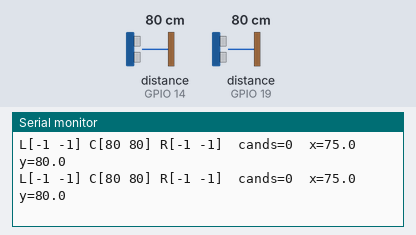
A program run on a simulated ESP32. Parts: the last lines printed to the serial monitor. Wiring (inferred from the names in the program): 2 × ultrasonic range finder: trigger GPIO 12, echo GPIO 14 / trigger GPIO 18, echo GPIO 19. The inputs (shaded band) are chosen by the test bench; at power-on: distance to the obstacle (sensors on GPIO 14, GPIO 19) 80 cm. The echo pulse lasts 58.3 µs per cm.

Above: at 1.3 s.
1.4 s: distance to the obstacle (sensor on GPIO 14) set to 4 cm
At 1.93 s:
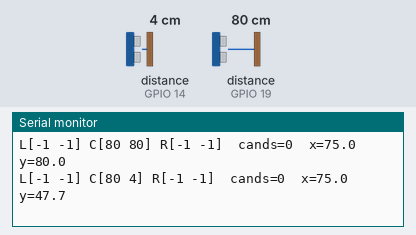
2.9 s: distance to the obstacle (sensor on GPIO 14) set to 2 cm
At 3.53 s:
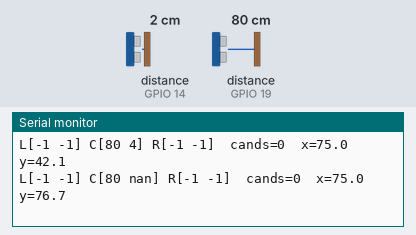
5.1 s: distance to the obstacle (sensor on GPIO 19) set to 4 cm
At 5.13 s:
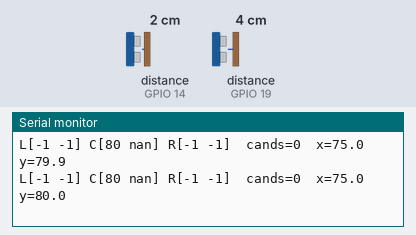
6.6 s: distance to the obstacle (sensor on GPIO 19) set to 2 cm
At 7.19 s:
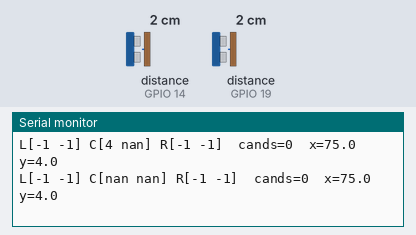

The program:

main.cpp
```cpp
#include <Arduino.h>
#include <WiFi.h>
#include <esp_now.h>
#include "esp_wifi.h"

const char* ssid = "ESP32_G34";
const char* password = "123456789";
const int WIFI_CHANNEL = 6;

uint8_t leftMac[]  = {0xE0, 0x5A, 0x1B, 0x1F, 0xD9, 0x20}; // Update with your Left ESP MAC
uint8_t rightMac[] = {0x00, 0x70, 0x07, 0x7C, 0x8B, 0x04}; // Update with your Right ESP MAC

WiFiServer Server(80);
WiFiClient client;

// ----------------------------- Geometry & Angles -----------------------------
const float BASELINE_CM = 150.0f;
const float CENTRE_X    = BASELINE_CM / 2.0f;
const float SENSOR_PITCH_CM = 10.0f;

const int NUM_UNITS = 3;                          // 0 = left, 1 = centre, 2 = right
const int SENSORS_PER_UNIT = 2;
const int TOTAL_SENSORS = NUM_UNITS * SENSORS_PER_UNIT;

// Sensor X positions along the front baseline (Y = 0)
const float SENSOR_X[TOTAL_SENSORS] = {
  0.0f,                           0.0f + SENSOR_PITCH_CM,                  // left unit (Outer, Inner)
  CENTRE_X - SENSOR_PITCH_CM / 2, CENTRE_X + SENSOR_PITCH_CM / 2,          // centre unit (s0, s1)
  BASELINE_CM - SENSOR_PITCH_CM,  BASELINE_CM                              // right unit (Inner, Outer)
};

// Sensor pointing angles (degrees counter-clockwise from +X axis) relative to player
const float SENSOR_ANGLE_DEG[TOTAL_SENSORS] = {
  90.0f,  // Left Outer: straight out
  45.0f,  // Left Inner: angled toward center
  90.0f,  // Centre s0: straight out
  90.0f,  // Centre s1: straight out
  135.0f, // Right Inner: angled toward center
  90.0f   // Right Outer: straight out
};

const int UNIT_OF[TOTAL_SENSORS] = {0, 0, 1, 1, 2, 2};

// Local sensors (Centre unit)
const int TRIG_PINS[SENSORS_PER_UNIT] = {18, 12};
const int ECHO_PINS[SENSORS_PER_UNIT] = {19, 14};

const float MIN_VALID_CM = 3.0f;
const float MAX_VALID_CM = 250.0f;
const unsigned long ECHO_TIMEOUT_US = 15000;
const unsigned long SENSOR_GAP_MS = 5;

const uint8_t FILTER_WINDOW = 5;
const uint8_t FILTER_MIN_VALID = 3;

const unsigned long REMOTE_TIMEOUT_MS = 400;
const unsigned long HOLD_MS = 300;
const float CLUSTER_CM = 25.0f;
const float MAX_JUMP_CM = 50.0f;
const uint8_t RELOCK_CYCLES = 3;

const float ALPHA_MIN = 0.3f;
const float ALPHA_GAIN = 0.02f;
const float ALPHA_MAX = 0.85f;

const bool DEBUG_PRINT = true;
const unsigned long DEBUG_INTERVAL_MS = 250;

// ESP-NOW payloads
typedef struct SensorMessage {
  float dist[SENSORS_PER_UNIT];
} SensorMessage;

typedef struct CommandMessage {
  uint8_t command;
} CommandMessage;

portMUX_TYPE remoteMux = portMUX_INITIALIZER_UNLOCKED;
float remoteDist[2][SENSORS_PER_UNIT] = {{-1.0f, -1.0f}, {-1.0f, -1.0f}};
unsigned long lastRemoteUpdateMs[2] = {0, 0};
volatile bool remoteDataReady[2] = {false, false};

void dataRecv(const uint8_t *mac_addr, const uint8_t *incomingData, int len) {
  int slot = -1;
  if (memcmp(mac_addr, leftMac, 6) == 0) slot = 0;
  else if (memcmp(mac_addr, rightMac, 6) == 0) slot = 1;
  else return;
  if (len != (int)sizeof(SensorMessage)) return;

  SensorMessage m;
  memcpy(&m, incomingData, sizeof(m));

  portENTER_CRITICAL(&remoteMux);
  memcpy(remoteDist[slot], m.dist, sizeof(m.dist));
  lastRemoteUpdateMs[slot] = millis();
  remoteDataReady[slot] = true;
  portEXIT_CRITICAL(&remoteMux);
}

struct SensorFilter {
  float hist[FILTER_WINDOW];
  uint8_t idx = 0;

  SensorFilter() {
    for (uint8_t i = 0; i < FILTER_WINDOW; i++) hist[i] = NAN;
  }

  float update(float v) {
    hist[idx] = v;
    idx = (idx + 1) % FILTER_WINDOW;

    float tmp[FILTER_WINDOW];
    uint8_t n = 0;
    for (uint8_t i = 0; i < FILTER_WINDOW; i++) {
      if (!isnan(hist[i])) tmp[n++] = hist[i];
    }
    if (n < FILTER_MIN_VALID) return NAN;

    for (uint8_t i = 1; i < n; i++) {
      float key = tmp[i];
      int8_t j = i - 1;
      while (j >= 0 && tmp[j] > key) {
        tmp[j + 1] = tmp[j];
        j--;
      }
      tmp[j + 1] = key;
    }
    return tmp[n / 2];
  }
};

SensorFilter localFilter[SENSORS_PER_UNIT];
float localDist[SENSORS_PER_UNIT] = {NAN, NAN};

inline bool validDist(float d) {
  return !isnan(d) && d >= MIN_VALID_CM && d <= MAX_VALID_CM;
}

float measureDistance(int trigPin, int echoPin) {
  digitalWrite(trigPin, LOW);
  delayMicroseconds(2);
  digitalWrite(trigPin, HIGH);
  delayMicroseconds(10);
  digitalWrite(trigPin, LOW);

  unsigned long duration = pulseIn(echoPin, HIGH, ECHO_TIMEOUT_US);
  if (duration == 0) return NAN;

  float cm = duration * 0.0343f / 2.0f;
  return validDist(cm) ? cm : NAN;
}

void updateLocalSensors() {
  for (int i = 0; i < SENSORS_PER_UNIT; i++) {
    localDist[i] = localFilter[i].update(measureDistance(TRIG_PINS[i], ECHO_PINS[i]));
    if (i < SENSORS_PER_UNIT - 1) delay(SENSOR_GAP_MS);
  }
}

void pollRemoteUnits() {
  CommandMessage cmd = {1};

  // Poll Left Unit
  remoteDataReady[0] = false;
  esp_now_send(leftMac, (uint8_t *)&cmd, sizeof(cmd));
  unsigned long t0 = millis();
  while (!remoteDataReady[0] && millis() - t0 < 60) { delay(2); }

  // Poll Right Unit
  remoteDataReady[1] = false;
  esp_now_send(rightMac, (uint8_t *)&cmd, sizeof(cmd));
  t0 = millis();
  while (!remoteDataReady[1] && millis() - t0 < 60) { delay(2); }
}

bool trilaterate(float d1, float d2, float p1x, float p2x, float &outX, float &outY) {
  float D = p2x - p1x;
  if (fabsf(D) < 1.0f) return false;

  float xl = (d1 * d1 - d2 * d2 + D * D) / (2.0f * D);
  float ySq = d1 * d1 - xl * xl;
  if (ySq < -50.0f) return false;
  if (ySq < 0.0f) ySq = 0.0f;

  outX = p1x + xl;
  outY = sqrtf(ySq);
  return true;
}

float x = -1.0f;
float y = -1.0f;
bool tracking = false;
float sx = 0.0f, sy = 0.0f;
unsigned long lastFixMs = 0;
uint8_t jumpStreak = 0;
int candCount = 0;

void getLoc() {
  // 1. Poll remote units (outer/corner sensors)
  pollRemoteUnits();

  float rd[2][SENSORS_PER_UNIT];
  unsigned long remoteAge[2];
  unsigned long now = millis();
  portENTER_CRITICAL(&remoteMux);
  memcpy(rd, remoteDist, sizeof(rd));
  remoteAge[0] = now - lastRemoteUpdateMs[0];
  remoteAge[1] = now - lastRemoteUpdateMs[1];
  portEXIT_CRITICAL(&remoteMux);

  float d[TOTAL_SENSORS];
  for (int s = 0; s < SENSORS_PER_UNIT; s++) {
    d[0 * SENSORS_PER_UNIT + s] = (remoteAge[0] <= REMOTE_TIMEOUT_MS) ? rd[0][s] : NAN;  // left
    d[1 * SENSORS_PER_UNIT + s] = NAN;                                                   // centre (dormant)
    d[2 * SENSORS_PER_UNIT + s] = (remoteAge[1] <= REMOTE_TIMEOUT_MS) ? rd[1][s] : NAN;  // right
  }

  struct Cand { float x, y; };
  Cand c[TOTAL_SENSORS * TOTAL_SENSORS];
  int n = 0;

  // Multi-unit cross trilateration
  for (int i = 0; i < TOTAL_SENSORS; i++) {
    if (UNIT_OF[i] == 1) continue;
    if (!validDist(d[i])) continue;
    for (int j = i + 1; j < TOTAL_SENSORS; j++) {
      if (UNIT_OF[j] == 1) continue;
      if (UNIT_OF[i] == UNIT_OF[j]) continue;
      if (!validDist(d[j])) continue;
      float cx, cy;
      if (trilaterate(d[i], d[j], SENSOR_X[i], SENSOR_X[j], cx, cy)) {
        if (cy >= 0.0f) {
          c[n++] = {cx, cy};
        }
      }
    }
  }

  // Single-box ray projection fallback for outer units when cross-trilateration misses
  if (n == 0) {
    for (int u = 0; u < TOTAL_SENSORS; u += 2) {
      if (u == 2) continue; // Skip centre unit
      if (validDist(d[u]) && validDist(d[u+1])) {
        float rad0 = SENSOR_ANGLE_DEG[u] * (PI / 180.0f);
        float rad1 = SENSOR_ANGLE_DEG[u+1] * (PI / 180.0f);
        float px0 = SENSOR_X[u] + d[u] * cosf(rad0);
        float py0 = d[u] * sinf(rad0);
        float px1 = SENSOR_X[u+1] + d[u+1] * cosf(rad1);
        float py1 = d[u+1] * sinf(rad1);
        c[n++] = {(px0 + px1) / 2.0f, (py0 + py1) / 2.0f};
      } else if (validDist(d[u])) {
        float rad = SENSOR_ANGLE_DEG[u] * (PI / 180.0f);
        c[n++] = {SENSOR_X[u] + d[u] * cosf(rad), d[u] * sinf(rad)};
      } else if (validDist(d[u+1])) {
        float rad = SENSOR_ANGLE_DEG[u+1] * (PI / 180.0f);
        c[n++] = {SENSOR_X[u+1] + d[u+1] * cosf(rad), d[u+1] * sinf(rad)};
      }
    }
  }

  candCount = n;
  bool measured = false;
  float mx = 0.0f, my = 0.0f;

  if (n > 0) {
    // Outer sensors succeeded. Centre sensors stay dormant.
    localDist[0] = NAN;
    localDist[1] = NAN;

    float rx = tracking ? sx : CENTRE_X;
    float ry = tracking ? sy : 50.0f;

    int best = 0;
    float bestD = 1e9f;
    for (int k = 0; k < n; k++) {
      float dd = hypotf(c[k].x - rx, c[k].y - ry);
      if (dd < bestD) { bestD = dd; best = k; }
    }

    float sumX = 0.0f, sumY = 0.0f;
    int cnt = 0;
    for (int k = 0; k < n; k++) {
      if (hypotf(c[k].x - c[best].x, c[k].y - c[best].y) <= CLUSTER_CM) {
        sumX += c[k].x;
        sumY += c[k].y;
        cnt++;
      }
    }
    mx = sumX / cnt;
    my = sumY / cnt;
    measured = true;
  } else {
    // Fallback to centre sensor logic
    updateLocalSensors();
    bool v0 = validDist(localDist[0]);
    bool v1 = validDist(localDist[1]);

    if (v0 && v1) {
      my = (localDist[0] + localDist[1]) / 2.0f;
      mx = CENTRE_X;
      measured = true;
    } else if (v0) {
      my = localDist[0];
      mx = CENTRE_X;
      measured = true;
    } else if (v1) {
      my = localDist[1];
      mx = CENTRE_X;
      measured = true;
    }
  }

  if (measured) {
    if (!tracking || now - lastFixMs > HOLD_MS) {
      sx = mx;
      sy = my;
      tracking = true;
      jumpStreak = 0;
      lastFixMs = now;
    } else {
      float jump = hypotf(mx - sx, my - sy);
      if (jump > MAX_JUMP_CM) {
        if (++jumpStreak >= RELOCK_CYCLES) {
          sx = mx;
          sy = my;
          jumpStreak = 0;
          lastFixMs = now;
        }
      } else {
        float alpha = constrain(ALPHA_MIN + ALPHA_GAIN * jump, ALPHA_MIN, ALPHA_MAX);
        sx += alpha * (mx - sx);
        sy += alpha * (my - sy);
        jumpStreak = 0;
        lastFixMs = now;
      }
    }
  }

  if (tracking && now - lastFixMs <= HOLD_MS) {
    x = sx;
    y = sy;
  } else {
    tracking = false;
    x = -1.0f;
    y = -1.0f;
  }
}

void serviceClient() {
  if (client && client.connected()) return;
  WiFiClient incoming = Server.available();
  if (incoming) {
    client = incoming;
    client.setNoDelay(true);
    Serial.println("Java desktop app connected over WiFi.");
  }
}

void setup() {
  Serial.begin(115200);
  delay(100);

  for (int i = 0; i < SENSORS_PER_UNIT; i++) {
    pinMode(TRIG_PINS[i], OUTPUT);
    pinMode(ECHO_PINS[i], INPUT);
    localDist[i] = NAN;
  }

  WiFi.mode(WIFI_AP_STA);
  WiFi.softAP(ssid, password, WIFI_CHANNEL);
  Serial.print("AP IP address: ");
  Serial.println(WiFi.softAPIP());
  Serial.print("AP MAC (use as receiverMac in the transmitters): ");
  Serial.println(WiFi.softAPmacAddress());

  if (esp_now_init() != ESP_OK) {
    Serial.println("Error initialising ESP-NOW Link");
    return;
  }
  esp_now_register_recv_cb(dataRecv);

  esp_now_peer_info_t peerInfo;

  memset(&peerInfo, 0, sizeof(peerInfo));
  memcpy(peerInfo.peer_addr, leftMac, 6);
  peerInfo.channel = WIFI_CHANNEL;
  peerInfo.encrypt = false;
  if (esp_now_add_peer(&peerInfo) != ESP_OK) {
    Serial.println("Failed to add Left peer");
  }

  memset(&peerInfo, 0, sizeof(peerInfo));
  memcpy(peerInfo.peer_addr, rightMac, 6);
  peerInfo.channel = WIFI_CHANNEL;
  peerInfo.encrypt = false;
  if (esp_now_add_peer(&peerInfo) != ESP_OK) {
    Serial.println("Failed to add Right peer");
  }

  Server.begin();
}

void loop() {
  getLoc();
  serviceClient();

  if (client && client.connected()) {
    client.printf("x: %.1f y: %.1f\n", x, y);
  }

  if (DEBUG_PRINT) {
    static unsigned long lastPrint = 0;
    if (millis() - lastPrint >= DEBUG_INTERVAL_MS) {
      lastPrint = millis();
      Serial.printf("L[%.0f %.0f] C[%.0f %.0f] R[%.0f %.0f]  cands=%d  x=%.1f y=%.1f\n",
                    remoteDist[0][0], remoteDist[0][1],
                    localDist[0], localDist[1],
                    remoteDist[1][0], remoteDist[1][1],
                    candCount, x, y);
    }
  }
}
```

Measured:
- the behaviour switches between 3 and 2 cm on distance to the obstacle (sensor on GPIO 14) (found by bisection; images 1 and 2)
- the behaviour switches between 3 and 2 cm on distance to the obstacle (sensor on GPIO 19) (found by bisection; images 3 and 4)
- after the input at 1.4 s, the serial monitor: prints a new line after 0.34 s (image 1)
- after the input at 2.9 s, the serial monitor: prints a new line after 0.45 s (image 2)
- after the input at 6.6 s, the serial monitor: prints a new line after 0.41 s (image 4)
